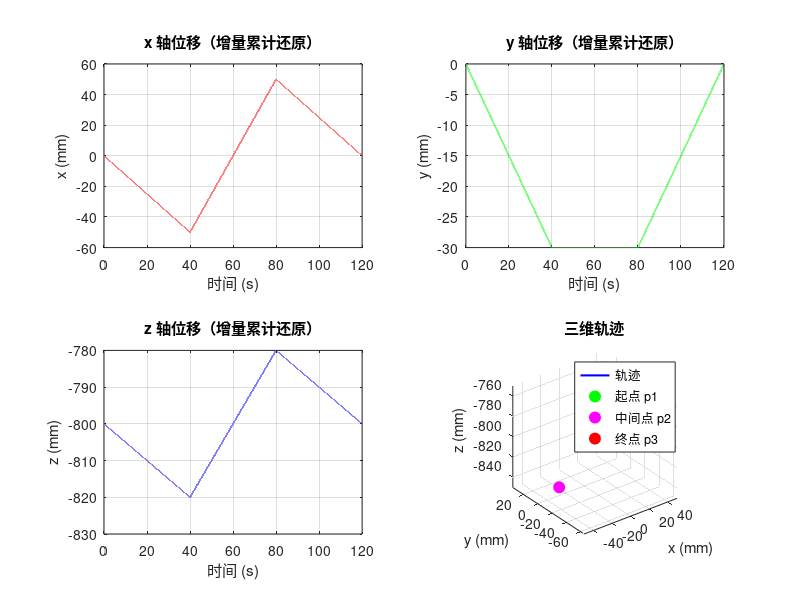

MATLAB code to generate this figure:
%% generate_trajectory_3seg_inc.m
% 生成五自由度并联机器人三段直线轨迹二进制文件（增量模式）
% 轨迹分三段，首尾相连形成闭合三角形：
%   1) 0~20s：  从 (0, 0, -800) 直线运动到 (-50, -30, -820)
%   2) 20~40s： 从 (-50, -30, -820) 直线运动到 (50, -30, -780)
%   3) 40~60s： 从 (50, -30, -780) 直线运动回到 (0, 0, -800)
% 每段匀速运动，总时间 60s
% 与 generate_trajectory_3seg.m 的区别：
%   - cmd 全部设为 9（增量模式指令）
%   - x,y,z 输出为相对于上一帧的增量，而不是绝对位置
%   - phi,theta 同样输出增量（本轨迹中恒为 0）
%   - 数据末尾追加一行全为 0 的结束行
% 单位：x,y,z 输出为微米(μm)；phi,theta 输出为度(°)
% 数据格式：小端序单精度浮点，每组 7 个 float [cmd, x, y, z, phi, theta, ticks]

clc; clear; close all;

%% 参数设置
p1 = [0, 0, -800];          % 第一个点 (mm)
p2 = [-50, -30, -820];      % 第二个点 (mm)
p3 = [50, -30, -780];       % 第三个点 (mm)

phi       = 0;              % 绕 Z 轴转角 (°)
theta     = 0;              % 绕 Y 轴转角 (°)

dt        = 1e-3;           % 指令周期 (s)
T_seg     = 40;             % 每段时长 (s)
T_total   = 3 * T_seg;      % 总时长 60s

filename  = 'trajectory_3seg_60s_inc.dat'; % 输出文件名

%% 生成各段轨迹
N_seg = round(T_seg / dt) + 1;  % 每段点数（含端点）

% ---------- 第一段：p1 -> p2 (0~20s) ----------
t1 = linspace(0, T_seg, N_seg);
x1 = linspace(p1(1), p2(1), N_seg);
y1 = linspace(p1(2), p2(2), N_seg);
z1 = linspace(p1(3), p2(3), N_seg);

% ---------- 第二段：p2 -> p3 (20~40s) ----------
t2 = linspace(T_seg, 2*T_seg, N_seg);
x2 = linspace(p2(1), p3(1), N_seg);
y2 = linspace(p2(2), p3(2), N_seg);
z2 = linspace(p2(3), p3(3), N_seg);

% ---------- 第三段：p3 -> p1 (40~60s) ----------
t3 = linspace(2*T_seg, T_total, N_seg);
x3 = linspace(p3(1), p1(1), N_seg);
y3 = linspace(p3(2), p1(2), N_seg);
z3 = linspace(p3(3), p1(3), N_seg);

%% 拼接轨迹（去除重复连接点）
x_vec = [x1, x2(2:end), x3(2:end)];
y_vec = [y1, y2(2:end), y3(2:end)];
z_vec = [z1, z2(2:end), z3(2:end)];

N_total = length(x_vec);
t = linspace(0, T_total, N_total);

% phi, theta（绝对量）
phi_vec   = ones(1, N_total) * phi;
theta_vec = ones(1, N_total) * theta;

%% 绝对量转增量（第一帧增量设为 0，表示从初始位姿出发）
dx_vec     = [0, diff(x_vec)];
dy_vec     = [0, diff(y_vec)];
dz_vec     = [0, diff(z_vec)];
dphi_vec   = [0, diff(phi_vec)];
dtheta_vec = [0, diff(theta_vec)];

% 单位转换为 μm
dx_vec = dx_vec * 1e3;
dy_vec = dy_vec * 1e3;
dz_vec = dz_vec * 1e3;

% cmd: 全部设为 9（增量模式指令）
cmd_vec = ones(1, N_total) * 9.0;

% ticks: 全部设为 1.0
ticks_vec = ones(1, N_total) * 1.0;

%% 组装数据矩阵 (7 x N)
data = [cmd_vec;
        dx_vec;
        dy_vec;
        dz_vec;
        dphi_vec;
        dtheta_vec;
        ticks_vec];

%% 末尾追加一行全为 0 的结束行
data = [data, zeros(7, 1)];

%% 写入二进制文件（小端序单精度浮点）
fid = fopen(filename, 'wb');
if fid == -1
    error('无法创建文件: %s', filename);
end

fwrite(fid, data, 'single', 'l');  % 'single'=float32, 'l'=little-endian
fclose(fid);

fprintf('轨迹文件已生成: %s\n', filename);
fprintf('总点数: %d (含末尾全 0 行), 每组 %d bytes, 文件大小: %.2f KB\n', ...
    N_total + 1, 7*4, (N_total + 1)*7*4/1024);
fprintf('每帧增量: dx = %.4f μm (段1), %.4f μm (段2), %.4f μm (段3)\n', ...
    dx_vec(2)*1e0, dx_vec(N_seg+1)*1e0, dx_vec(2*N_seg)*1e0);
fprintf('增量累计校验: 增量总和 = (%.4f, %.4f, %.4f) mm (闭合轨迹应回到起点，总和为 0)\n', ...
    sum(dx_vec)/1e3, sum(dy_vec)/1e3, sum(dz_vec)/1e3);

%% 可视化轨迹（通过增量累计还原绝对轨迹）
x_abs = cumsum(dx_vec) / 1e3 + p1(1);
y_abs = cumsum(dy_vec) / 1e3 + p1(2);
z_abs = cumsum(dz_vec) / 1e3 + p1(3);

figure('Name', '三段直线轨迹（增量模式）', 'NumberTitle', 'off');

subplot(2,2,1);
plot(t, x_abs, 'r', 'LineWidth', 1.2);
xlabel('时间 (s)'); ylabel('x (mm)'); grid on; title('x 轴位移（增量累计还原）');

subplot(2,2,2);
plot(t, y_abs, 'g', 'LineWidth', 1.2);
xlabel('时间 (s)'); ylabel('y (mm)'); grid on; title('y 轴位移（增量累计还原）');

subplot(2,2,3);
plot(t, z_abs, 'b', 'LineWidth', 1.2);
xlabel('时间 (s)'); ylabel('z (mm)'); grid on; title('z 轴位移（增量累计还原）');

subplot(2,2,4);
plot3(x_abs, y_abs, z_abs, 'b-', 'LineWidth', 1.5);
hold on;
plot3(p1(1), p1(2), p1(3), 'go', 'MarkerSize', 8, 'MarkerFaceColor', 'g');
plot3(p2(1), p2(2), p2(3), 'mo', 'MarkerSize', 8, 'MarkerFaceColor', 'm');
plot3(p3(1), p3(2), p3(3), 'ro', 'MarkerSize', 8, 'MarkerFaceColor', 'r');
xlabel('x (mm)'); ylabel('y (mm)'); zlabel('z (mm)');
legend('轨迹','起点 p1','中间点 p2','终点 p3'); grid on; axis equal;
title('三维轨迹');
view(3);
